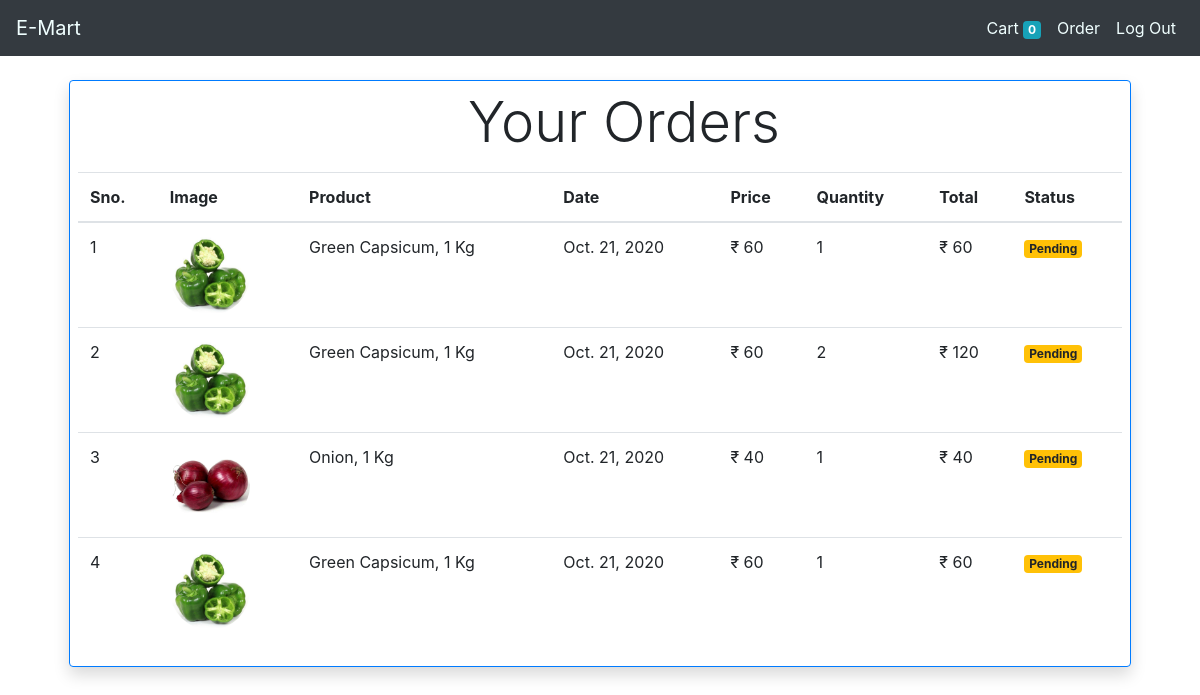
/order (signed in), run on the app's committed database.
### Store/models/order.py (models this page shows, shortened)
class Order(models.Model):
    product = models.ForeignKey(Product, on_delete=models.CASCADE)
    customer = models.ForeignKey(Customer, on_delete=models.CASCADE)
    quantity = models.IntegerField(default=1)
    address = models.CharField(max_length=300, default='', blank=True)
    phone = models.CharField(max_length=10, default='', blank=True)
    price = models.IntegerField()
    date = models.DateField(default=datetime.datetime.today)
    status = models.BooleanField(default=False)
    @staticmethod
    def get_orders_by_customer(customer_id):
        return Order.objects.filter(customer=customer_id).order_by('-date')

### Store/models/product.py (models this page shows, shortened)
class Product(models.Model):
    name = models.CharField(max_length=100)
    price = models.IntegerField(default=0)
    category = models.ForeignKey(Category, on_delete= models.CASCADE, default=1 )
    description = models.CharField(max_length=300, default='', null=True, blank=True)
    image = models.ImageField(upload_to='uploads/products/')

### Store/middlewares/auth.py (the view)
    def middleware(request):
        returnUrl = request.META['PATH_INFO']
        if not request.session.get('customer'):
            return redirect(f'login?return_url={returnUrl}')
        response = get_response(request)
        return response

### Store/templatetags/custom_filter.py (called while the page is built)
@register.filter(name='currency')
def currency(number):
    return "₹ " + str(number)

@register.filter(name='multiply')
def multiply(number, number1):
    return number * number1

### Store/views/order.py (called while the page is built)
    def get(self, request):
        cart = request.session.get('cart')
        if not cart:
            request.session.cart = {}
        customer = request.session.get('customer')
        order = Order.get_orders_by_customer(customer)
        return render(request, 'order.html', {'order': order})

### Store/templates/order.html
{% extends 'base.html' %}
{% block content %}
{% load cart %}
{% load custom_filter %}
    <div class="container">
       <div class="border rounded shadow border border-primary p-2 m-4">
            <p class="display-4 pl-4 ml-4 text-center"> Your Orders </p>
            <table class="table">
                <thead>
                    <tr>
                        <th>Sno.</th>
                        <th>Image</th>
                        <th>Product</th>
                        <th>Date</th>
                        <th>Price</th>
                        <th>Quantity</th>
                        <th>Total</th>
                        <th>Status</th>
                    </tr>
                </thead>
                <tbody>
                    {% for ordr  in order %}
                    <tr>
                        <td>{{forloop.counter}}</td>
                        <td><img style="height: 80px;" class="rounded-circle" src="{{ordr.product.image.url}}" alt="{{product.name}}"> </td>
                        <td>{{ordr.product.name}}</td>
                        <td>{{ordr.date}}</td>
                        <td>{{ordr.price|currency}}</td>
                        <td>{{ordr.quantity}}</td>
                        <td>{{ordr.quantity|multiply:ordr.price|currency}}</td>
                        {% if ordr.status %}
                        <td> <small class="badge badge-success"> Completed </small> </td>
                        {% else %}
                        <td> <small class="badge badge-warning"> Pending </small> </td>
                        {% endif %}
                    </tr>
                    {% endfor %}
                </tbody>
            </table>
        </div>
    </div>
{% endblock %}

### Store/templates/base.html (shortened to what this page needs)
<!doctype html>
<html lang="en">
  <head>
    <link rel="stylesheet" href="https://cdn.jsdelivr.net/npm/bootstrap@4.5.3/dist/css/bootstrap.min.css">
  </head>
  <body>
    <nav class="navbar navbar-expand-lg navbar-light bg-dark">
      <a class="navbar-brand" href="/" style="color: azure;">E-Mart</a>
      <div class="collapse navbar-collapse" id="navbarSupportedContent">
        <ul class="navbar-nav my-2 my-lg-0">
          <li class="nav-item">
            <a class="nav-link" href="/cart" style="color: azure;"> Cart
              <span class="badge badge-info"> {{request.session.cart.keys|length}} </span>
              <span class="sr-only">(current)</span></a>
          </li>
          {% if request.session.customer %}
          <li class="nav-item">
            <a class="nav-link" href="/order"  style="color: azure;"> Order <span class="sr-only">(current)</span></a>
          </li>
          <li class="nav-item">
            <a class="nav-link" href="/logout"  style="color: azure;"> Log Out <span class="sr-only">(current)</span></a>
          </li>
          {% endif %}
        </ul>
      </div>
    </nav>
    {% block content %} {% endblock %}
  </body>
</html>

### data on the page
Order: product.image (picture), product.name "Green Capsicum, 1 Kg", date "Oct. 21, 2020", price "₹ 60", quantity "1", quantity|multiply "₹ 60", status "Pending"
Order: product.image (picture), product.name "Green Capsicum, 1 Kg", date "Oct. 21, 2020", price "₹ 60", quantity "2", quantity|multiply "₹ 120", status "Pending"
Order: product.image (picture), product.name "Onion, 1 Kg", date "Oct. 21, 2020", price "₹ 40", quantity "1", quantity|multiply "₹ 40", status "Pending"
Order: product.image (picture), product.name "Green Capsicum, 1 Kg", date "Oct. 21, 2020", price "₹ 60", quantity "1", quantity|multiply "₹ 60", status "Pending"

### other printed values
{{ request.session.cart.keys|length }} "0"
